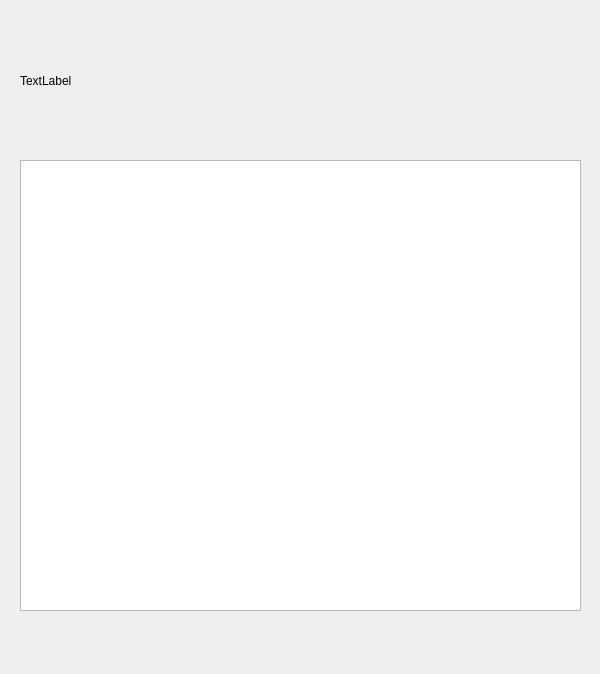
<?xml version="1.0" encoding="UTF-8"?>
<ui version="4.0">
 <class>CrashReportClientClass</class>
 <widget class="QWidget" name="CrashReportClientClass">
  <property name="geometry">
   <rect>
    <x>0</x>
    <y>0</y>
    <width>600</width>
    <height>674</height>
   </rect>
  </property>
  <property name="windowTitle">
   <string>CrashReportClient</string>
  </property>
  <widget class="QLabel" name="BasicLabel">
   <property name="geometry">
    <rect>
     <x>20</x>
     <y>20</y>
     <width>311</width>
     <height>121</height>
    </rect>
   </property>
   <property name="autoFillBackground">
    <bool>false</bool>
   </property>
   <property name="text">
    <string>TextLabel</string>
   </property>
   <property name="wordWrap">
    <bool>true</bool>
   </property>
  </widget>
  <widget class="QTextBrowser" name="TextBrowser">
   <property name="geometry">
    <rect>
     <x>20</x>
     <y>160</y>
     <width>561</width>
     <height>451</height>
    </rect>
   </property>
  </widget>
 </widget>
 <layoutdefault spacing="6" margin="11"/>
 <resources>
  <include location="CrashReportClient.qrc"/>
 </resources>
 <connections/>
</ui>
